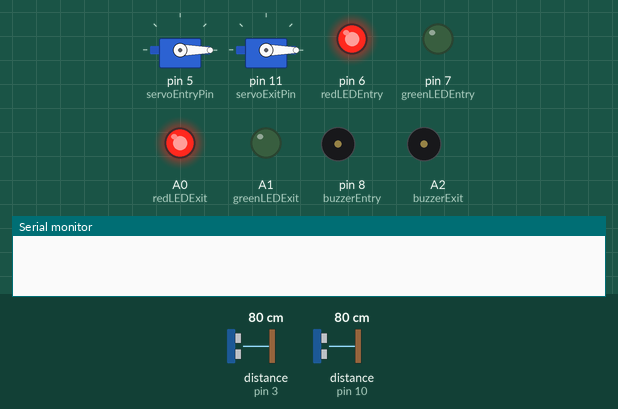
Simulated run of this sketch. Board: Arduino Uno, built with avr-gcc and run on an emulated ATmega328P. Parts: 2 × servo, output pins drawn as LEDs (lit = HIGH), buzzer (waves = sounding, pin HIGH), the last lines printed to the serial monitor. Wiring (inferred from the names in the program): 2 × ultrasonic range finder: trigger pin 2, echo pin 3 / trigger pin 9, echo pin 10. The inputs (shaded band) are chosen by the test bench; at power-on: distance to the obstacle (sensors on pin 3, pin 10) 80 cm. The echo pulse lasts 58.3 µs per cm; pins used as bus, display or sensor lines are not drawn.

Above: at 1.2 s.
1.3 s: distance to the obstacle (sensor on pin 3) set to 18 cm
2.8 s: distance to the obstacle (sensor on pin 3) set to 14 cm
At 5.2 s:
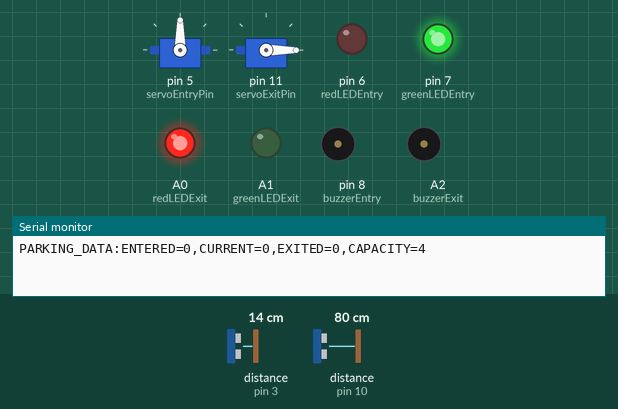
5.8 s: distance to the obstacle (sensor on pin 3) set to 35 cm
At 6.5 s:
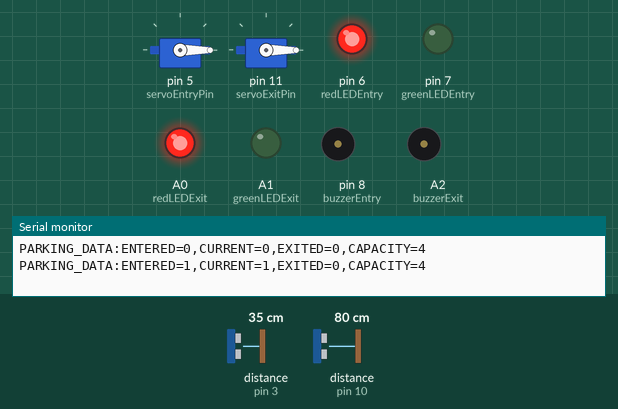
7.6 s: distance to the obstacle (sensor on pin 10) set to 18 cm
9.1 s: distance to the obstacle (sensor on pin 10) set to 14 cm
At 9.7 s:
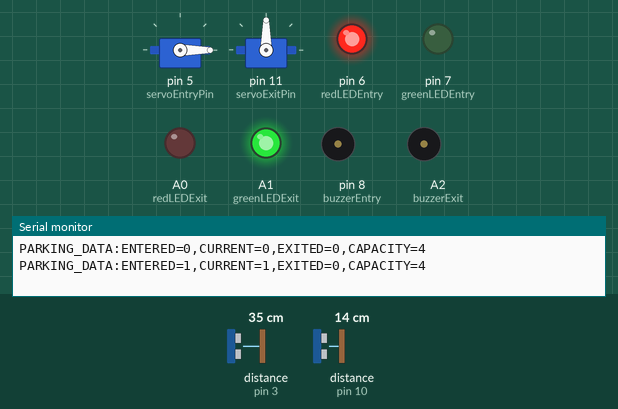
12.1 s: distance to the obstacle (sensor on pin 3) set to 2 cm
At 13.6 s:
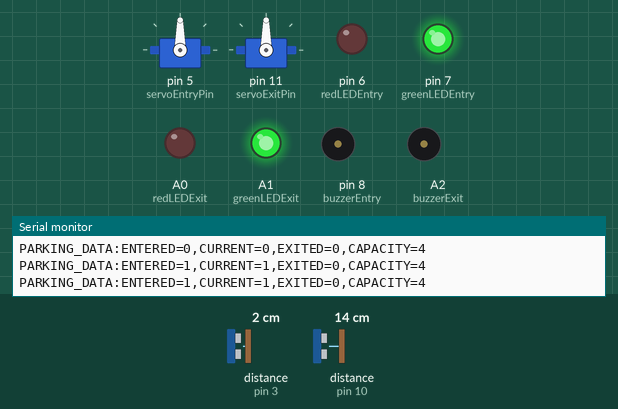
Timing chart, 0 to 16.1 s (numbered marks = the images above; inputs shaded):
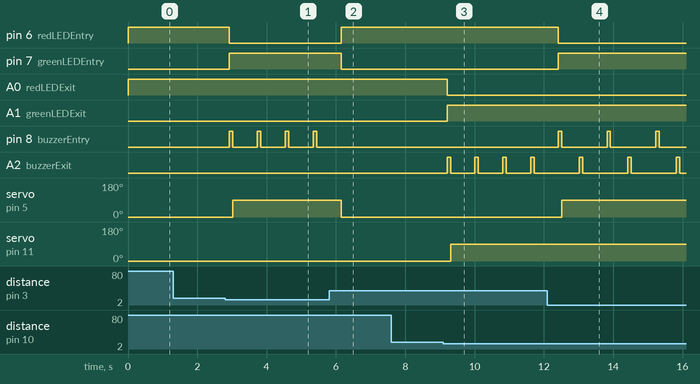

Measured:
- the behaviour switches between 16 and 15 cm on distance to the obstacle (sensor on pin 3) (found by bisection; images 0 and 1)
- the behaviour switches between 16 and 15 cm on distance to the obstacle (sensor on pin 10) (found by bisection; images 2 and 3)
- after the input at 1.3 s, every drawn part: stays the same
- after the input at 2.8 s, pin 6 (redLEDEntry): HIGH → LOW after 0.12 s; pin 7 (greenLEDEntry): LOW → HIGH after 0.12 s; pin 8 (buzzerEntry): alternates HIGH for 0.10 s and LOW for 0.71 s, starting after 0.12 s; servo on pin 5 (servoEntryPin): 0° → 90° after 0.22 s
- after the input at 5.8 s, pin 6 (redLEDEntry): LOW → HIGH after 0.35 s; pin 7 (greenLEDEntry): HIGH → LOW after 0.35 s; pin 8 (buzzerEntry): stops changing and stays LOW; servo on pin 5 (servoEntryPin): 90° → 0° after 0.35 s
- after the input at 7.6 s, every drawn part: stays the same
- after the input at 9.1 s, A0 (redLEDExit): HIGH → LOW after 0.11 s; A1 (greenLEDExit): LOW → HIGH after 0.11 s; A2 (buzzerExit): alternates HIGH for 0.10 s and LOW for 0.70 s, starting after 0.11 s; servo on pin 11 (servoExitPin): 0° → 90° after 0.21 s
- after the input at 12.1 s, pin 6 (redLEDEntry): HIGH → LOW after 0.32 s; pin 7 (greenLEDEntry): LOW → HIGH after 0.32 s; pin 8 (buzzerEntry): alternates HIGH for 0.10 s and LOW for 1.3 s, starting after 0.32 s; A2 (buzzerExit): alternates HIGH for 0.10 s and LOW for 1.3 s, starting after 0.92 s; servo on pin 5 (servoEntryPin): 0° → 90° after 0.42 s

The sketch:

SmartParking.ino
```cpp
#include <Servo.h>
#include <TimeLib.h>  // Required for day() function

// Entry Gate
#define trigEntry 2
#define echoEntry 3
#define servoEntryPin 5
#define redLEDEntry 6
#define greenLEDEntry 7
#define buzzerEntry 8

// Exit Gate
#define trigExit 9
#define echoExit 10
#define servoExitPin 11
#define redLEDExit A0
#define greenLEDExit A1
#define buzzerExit A2

Servo servoEntry;
Servo servoExit;

// Parking counters
int currentCars = 0;
int totalEnteredToday = 0;
int totalExitedToday = 0;
const int maxCars = 4;

// For tracking day changes
unsigned long lastDayCheck = 0;
int lastDay = -1;

long readUltrasonic(int trigPin, int echoPin) {
  digitalWrite(trigPin, LOW);
  delayMicroseconds(2);
  digitalWrite(trigPin, HIGH);
  delayMicroseconds(10);
  digitalWrite(trigPin, LOW);
  long duration = pulseIn(echoPin, HIGH);
  return duration * 0.034 / 2;
}

void checkDayChange() {
  unsigned long currentMillis = millis();
  if (currentMillis - lastDayCheck >= 60000) { // Check every minute
    lastDayCheck = currentMillis;

    // Get current day (requires TimeLib.h)
    int currentDay = day();

    // If day changed, reset daily counters
    if (lastDay != -1 && currentDay != lastDay) {
      totalEnteredToday = 0;
      totalExitedToday = 0;
      // Optional: Send reset notification
      Serial.println("DAY_CHANGE: Counters reset for new day");
    }

    lastDay = currentDay;
  }
}

void sendParkingData() {
  Serial.print("PARKING_DATA:");
  Serial.print("ENTERED="); Serial.print(totalEnteredToday); Serial.print(",");
  Serial.print("CURRENT="); Serial.print(currentCars); Serial.print(",");
  Serial.print("EXITED="); Serial.print(totalExitedToday); Serial.print(",");
  Serial.print("CAPACITY="); Serial.println(maxCars);
}

void setup() {
  Serial.begin(9600);

  // Set initial time (you'll need to set this to current time)
  // Format: setTime(hours, minutes, seconds, day, month, year);
  // Example: setTime(12, 0, 0, 25, 5, 2024); // 25th May 2024, 12:00:00
  // Set initial time (hr, min, sec, day, month, year)
  setTime(12, 0, 0, 25, 5, 2024); // Example: May 25, 2024 at 12:00:00
  // Entry gate setup
  pinMode(trigEntry, OUTPUT);
  pinMode(echoEntry, INPUT);
  pinMode(redLEDEntry, OUTPUT);
  pinMode(greenLEDEntry, OUTPUT);
  pinMode(buzzerEntry, OUTPUT);
  servoEntry.attach(servoEntryPin);

  // Exit gate setup
  pinMode(trigExit, OUTPUT);
  pinMode(echoExit, INPUT);
  pinMode(redLEDExit, OUTPUT);
  pinMode(greenLEDExit, OUTPUT);
  pinMode(buzzerExit, OUTPUT);
  servoExit.attach(servoExitPin);

  // Initialize gates to closed
  servoEntry.write(0);
  servoExit.write(0);

  // Initialize LEDs
  digitalWrite(redLEDEntry, HIGH);
  digitalWrite(redLEDExit, HIGH);
  digitalWrite(greenLEDEntry, LOW);
  digitalWrite(greenLEDExit, LOW);
}

void loop() {
  checkDayChange();

  // ---------- ENTRY GATE ----------
  long entryDistance = readUltrasonic(trigEntry, echoEntry);

  if (entryDistance < 15 && currentCars < maxCars) {
    digitalWrite(greenLEDEntry, HIGH);
    digitalWrite(redLEDEntry, LOW);
    digitalWrite(buzzerEntry, HIGH);
    delay(100);
    digitalWrite(buzzerEntry, LOW);

    servoEntry.write(90); // Open gate
    delay(500); // Allow car to move
  }
  else if (entryDistance >= 15 && servoEntry.read() == 90) {
    servoEntry.write(0); // Close gate
    currentCars++;
    totalEnteredToday++;
    digitalWrite(greenLEDEntry, LOW);
    digitalWrite(redLEDEntry, HIGH);
    sendParkingData();
    delay(1000);
  }
  else {
    digitalWrite(greenLEDEntry, LOW);
    digitalWrite(redLEDEntry, HIGH);
  }

  // ---------- EXIT GATE ----------
  long exitDistance = readUltrasonic(trigExit, echoExit);

  if (exitDistance < 15 && currentCars > 0) {
    digitalWrite(greenLEDExit, HIGH);
    digitalWrite(redLEDExit, LOW);
    digitalWrite(buzzerExit, HIGH);
    delay(100);
    digitalWrite(buzzerExit, LOW);

    servoExit.write(90); // Open gate
    delay(500); // Allow car to move
  }
  else if (exitDistance >= 15 && servoExit.read() == 90) {
    servoExit.write(0); // Close gate
    currentCars--;
    totalExitedToday++;
    digitalWrite(greenLEDExit, LOW);
    digitalWrite(redLEDExit, HIGH);
    sendParkingData();
    delay(1000);
  }
  else {
    digitalWrite(greenLEDExit, LOW);
    digitalWrite(redLEDExit, HIGH);
  }

  // Send data periodically (every 5 seconds)
  static unsigned long lastSendTime = 0;
  if (millis() - lastSendTime >= 5000) {
    lastSendTime = millis();
    sendParkingData();
  }

  delay(200);
}
```
